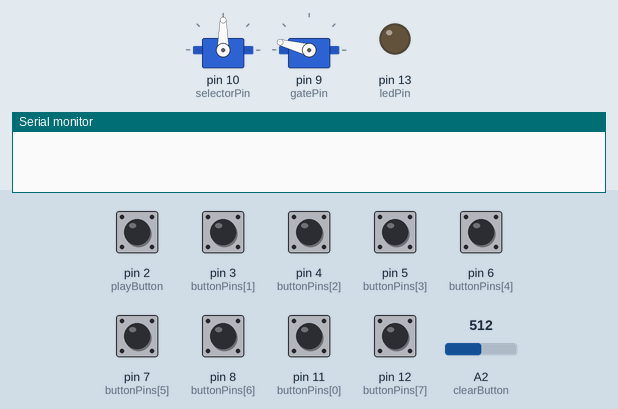
The sketch below on a simulated Arduino Uno, built with avr-gcc and run on an emulated ATmega328P. Parts: 2 × servo, output pins drawn as LEDs (lit = HIGH), the last lines printed to the serial monitor. Inputs (shaded band) come from the test bench; at power-on: pin 2 (playButton), pin 3 (buttonPins[1]), pin 4 (buttonPins[2]), pin 5 (buttonPins[3]), pin 6 (buttonPins[4]), pin 7 (buttonPins[5]), pin 8 (buttonPins[6]), pin 11 (buttonPins[0]), pin 12 (buttonPins[7]) LOW, A2 (clearButton) = 512.

Above: at 1.2 s.
1.3 s: pin 3 (buttonPins[1]) pulled HIGH for 0.15 s
At 2.1 s:
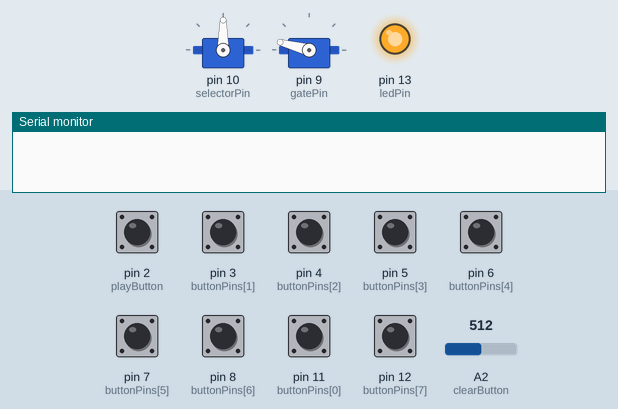
2.9 s: pin 2 (playButton) pulled HIGH for 0.15 s
At 3.9 s:
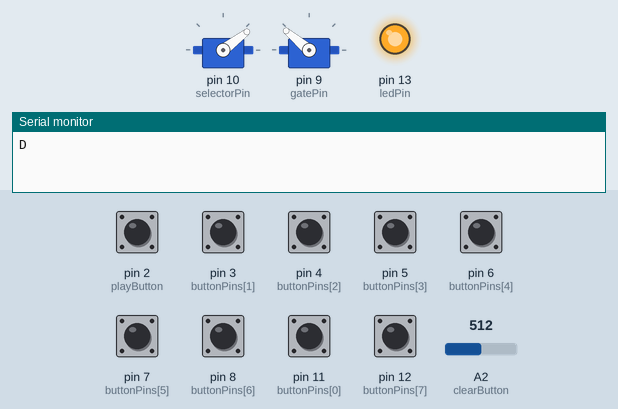
Timing chart, 0 to 5.9 s (numbered marks = the images above; inputs shaded):
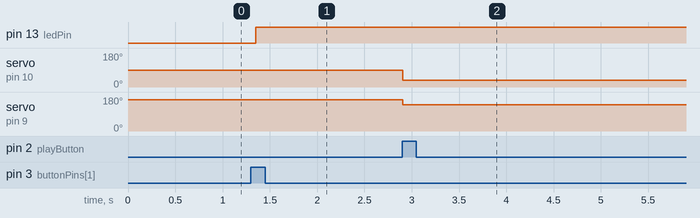

The sketch:

final_project3.ino
```cpp
///////////////////
// Final Project //
///////////////////
#include <Servo.h>
Servo selectorServo;  // create servo object to control a servo
Servo gateServo;

// Init pins
const int ledPin = 13;
const int buttonPins[8] = {11, 3, 4, 5, 6, 7, 8, 12};
const int playButton = 2;
const int clearButton = A2;
const int potPin = A0;
//const int elevatorPin = 11;
const int gatePin = 9;
const int selectorPin = 10;

// Button/Note values
volatile byte state = LOW;
int buttonState[8] = {0, 0, 0, 0, 0, 0, 0, 0};
char notes[8] = {'C', 'D', 'E', 'F', 'G', 'A', 'B', 'c'};
const int C = 23; const int D = 37; const int E = 48; const int F = 60;
const int G = 76; const int A = 87; const int B = 98; const int c = 106;
String song = "";
volatile boolean notesPressed[8] = {false, false, false, false, false, false, false, false};
volatile boolean playButtonPressed = false;
volatile boolean clearButtonPressed = false;

// Misc.
const int GATE_DELAY = 60;
boolean blink_led = false;
unsigned long curr_time = 0;
unsigned long curr_timeB = 0;
const int closeGate = 165;
const int openGate = 140;

void setup() {
  // Set up the servos
  selectorServo.attach(selectorPin);
  gateServo.attach(gatePin);
  //  // Set up the DC motor
  //  pinMode(elevatorPin, OUTPUT);

  // set the pin modes
  pinMode(ledPin, OUTPUT);
  for (int i = 0; i < 8; i++) {
    pinMode(buttonPins[i], INPUT);
  }
  pinMode(playButton, INPUT);
  pinMode(clearButton, INPUT);

  // enable interrupts
  interrupts();
  Serial.begin(19200);

  gateServo.write(closeGate);
  pinMode(playButton, INPUT);
  attachInterrupt(digitalPinToInterrupt(playButton), play, RISING);
}

void loop() {
  if (analogRead(clearButton) >= 1000) {
    song = "";
    digitalWrite(ledPin, LOW);
    Serial.println("Song cleared!");
    clearButtonPressed = false;
  }
  //  } else if (analogRead(playButton) >= 1000) {
  //    playSong(song);
  //  }

  for (int i = 0; i < 8; i++) {
    if (digitalRead(buttonPins[i]) == HIGH) {
      song += notes[i];
    }
  }

  if (song.length() > 0) {
    digitalWrite(ledPin, 150);
    if (blink_led) {
      digitalWrite(ledPin, LOW);
      delay(200);
      digitalWrite(ledPin, HIGH);
      delay(200);
      digitalWrite(ledPin, LOW);
      delay(200);
      digitalWrite(ledPin, HIGH);
      blink_led = false;
    }
  }
  delay(150);
}

void test_gate() {
  gateServo.write(140);
  delay(60);
  gateServo.write(165);
}

void releaseOneMarble() {
  gateServo.write(165);
  delay(elevatorSpeed());
  gateServo.write(140);
  delay(60);
  gateServo.write(165);
}

int elevatorSpeed() {
  int potVal = analogRead(potPin);
  if (potVal < 341) {
    return 2000; // used to be 150
  } else if (potVal < 682) {
    return 1200; // used to be 200
  } else {
    return 750; // used to be 255
  }
}

void play() {
  if (millis() - curr_timeB < 1000) {
    return;
  }
  curr_timeB = millis();
//  Serial.println("calling play");
  playSong(song);
}

void playSong(String song) {
  gateServo.write(160); //Close gate
  blink_led = true;
  Serial.println(song);
  //For each note: move to the correct angle
  for (int i = 0; i < song.length(); i++) {
    int time_elapsed = 0;
    switch (song[i]) {
      case 'C':
        selectorServo.write(C);
        Serial.println("Close");
        break;
      case 'D':
        selectorServo.write(D);
        Serial.println("D");
        break;
      case 'E':
        selectorServo.write(E);
        Serial.println("E");
        break;
      case 'F':
        selectorServo.write(F);
        Serial.println("F");
        break;
      case 'G':
        selectorServo.write(G);
        Serial.println("G");
        break;
      case 'A':
        selectorServo.write(A);
        Serial.println("A");
        break;
      case 'B':
        selectorServo.write(B);
        Serial.println("B");
        break;
      case 'c':
        selectorServo.write(c);
        Serial.println("c");
        break;
      default:
        break;
    }
    delay(500);
    gateServo.write(openGate); //Open
    Serial.println("Open");
    curr_time = millis();
    while (millis() - curr_time <= 45) {
      //hi there
    }
    gateServo.write(closeGate); //Close
    Serial.println("Close");
    delay(500);
  }
  gateServo.write(closeGate); //Close gate
}
```

Measured:
- after the input at 1.3 s, pin 13 (ledPin): LOW → HIGH after 0.05 s
- after the input at 2.9 s, servo on pin 10 (selectorPin): 90° → 37° at once; servo on pin 9 (gatePin): 165° → 140° at once
